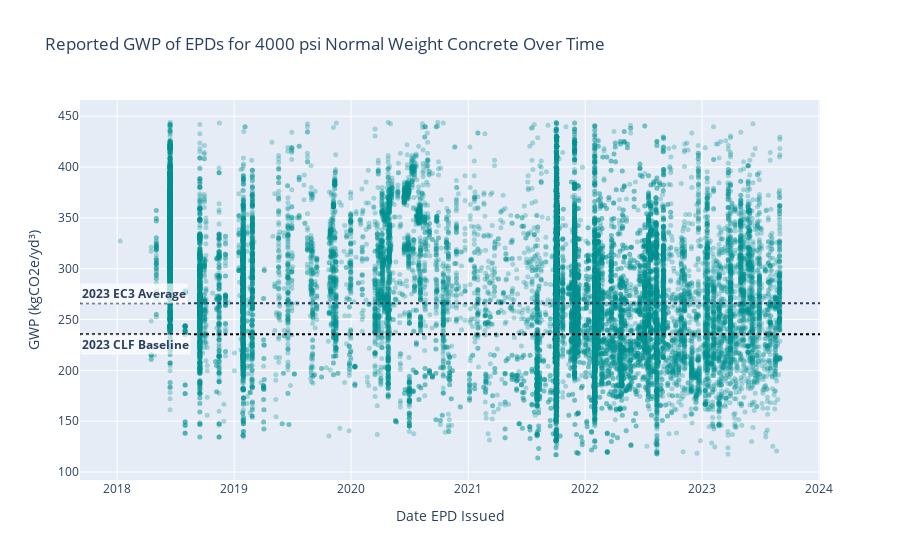

This figure's notebook cell:
### Markdown cell above
### Plot #1

### Code cell
fig = go.Figure()

# Add scatter trace with medium sized markers
fig.add_trace(
    go.Scatter(
        mode='markers',
        x=df_4ksi['date_of_issue'],
        y=df_4ksi['gwp_val'],
        marker=dict(
            color='rgba(0,147,146,0.3)',
            size=5
        )
    ))

# Add lines and annotations to show average and baseline values
fig.add_shape(type='line', y0=CLF_BASELINE_4000N, y1=CLF_BASELINE_4000N, xref='paper', x0=0, x1=1, #4000 psi concrete
              line=dict(dash='dot'), 
              line_color="black",
              line_width=2)
fig.add_shape(type='line', y0=ec3_avg_23, y1=ec3_avg_23, xref='paper', x0=0, x1=1, 
              line=dict(dash='dot'), 
              line_color="dark grey",
              line_width=2)

fig.add_annotation(xref='paper', x=0.0, y=CLF_BASELINE_4000N, text="<b>2023 CLF Baseline<b>", bgcolor='rgba(255, 255, 255, 0.7)', showarrow=False, yshift=-10) #4000 psi concrete
fig.add_annotation(xref='paper', x=0.0, y=ec3_avg_23, text="<b>2023 EC3 Average<b>", bgcolor='rgba(255, 255, 255, 0.7)', showarrow=False, yshift=10)

# Update axes, title, etc.
fig.update_layout(
    title="Reported GWP of EPDs for 4000 psi Normal Weight Concrete Over Time",
    xaxis_title="Date EPD Issued",
    yaxis_title="GWP (kgCO2e/yd³)"
)

fig.show()

### Figure 1 — Plotly figure (JSON) as saved in the notebook; plotly's stock layout.template omitted (floating-point values rounded to 4 significant figures; data arrays with more than 128 entries replaced by an {"elided": "..."} marker saying what was removed)
{"data": [{"marker": {"color": "rgba(0,147,146,0.3)", "size": 5}, "mode": "markers", "type": "scatter", "x": {"elided": "32063 str values"}, "y": {"elided": "32063 float values"}}], "layout": {"annotations": [{"bgcolor": "rgba(255, 255, 255, 0.7)", "showarrow": false, "text": "<b>2023 CLF Baseline<b>", "x": 0, "xref": "paper", "y": 235.6, "yshift": -10}, {"bgcolor": "rgba(255, 255, 255, 0.7)", "showarrow": false, "text": "<b>2023 EC3 Average<b>", "x": 0, "xref": "paper", "y": 266, "yshift": 10}], "shapes": [{"line": {"color": "black", "dash": "dot", "width": 2}, "type": "line", "x0": 0, "x1": 1, "xref": "paper", "y0": 235.6, "y1": 235.6}, {"line": {"color": "dark grey", "dash": "dot", "width": 2}, "type": "line", "x0": 0, "x1": 1, "xref": "paper", "y0": 266, "y1": 266}], "title": {"text": "Reported GWP of EPDs for 4000 psi Normal Weight Concrete Over Time"}, "xaxis": {"title": {"text": "Date EPD Issued"}}, "yaxis": {"title": {"text": "GWP (kgCO2e/yd³)"}}}}
